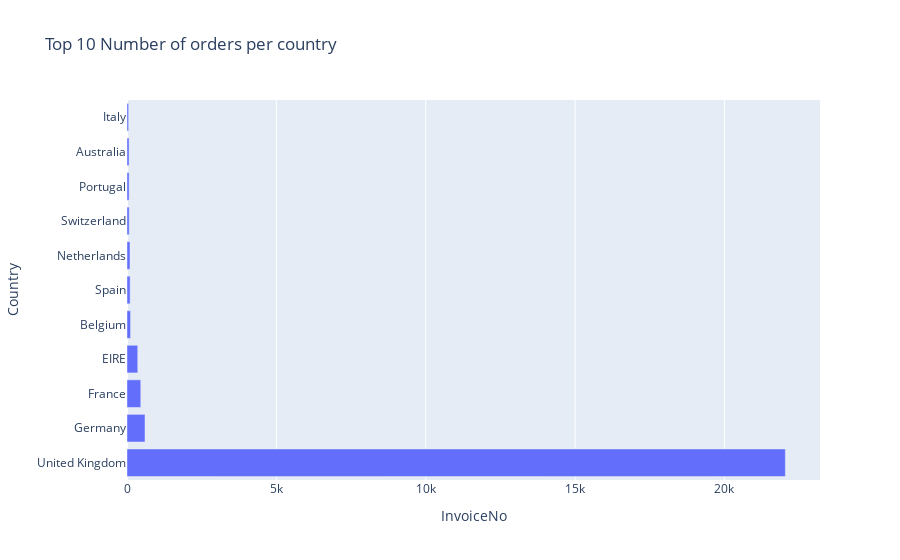

The cell this chart's notebook holds for it:
### Markdown cell above
## ***Exploratory Data Analysis***

### Code cell
Country_Data = df.groupby("Country")["InvoiceNo"].nunique().sort_values(ascending = False).reset_index().head(11)
fig = px.bar(Country_Data, x= "InvoiceNo", y='Country', title= "Top 10 Number of orders per country")
fig.show()

### Figure 1 — Plotly figure (JSON) as saved in the notebook; plotly's stock layout.template omitted (floating-point values rounded to 4 significant figures)
{"data": [{"alignmentgroup": "True", "hovertemplate": "InvoiceNo=%{x}<br>Country=%{y}<extra></extra>", "legendgroup": "", "marker": {"color": "#636efa", "pattern": {"shape": ""}}, "name": "", "offsetgroup": "", "orientation": "h", "showlegend": false, "textposition": "auto", "type": "bar", "x": [22040, 603, 461, 360, 119, 105, 101, 74, 71, 69, 55], "xaxis": "x", "y": ["United Kingdom", "Germany", "France", "EIRE", "Belgium", "Spain", "Netherlands", "Switzerland", "Portugal", "Australia", "Italy"], "yaxis": "y"}], "layout": {"barmode": "relative", "legend": {"tracegroupgap": 0}, "title": {"text": "Top 10 Number of orders per country"}, "xaxis": {"anchor": "y", "domain": [0, 1], "title": {"text": "InvoiceNo"}}, "yaxis": {"anchor": "x", "domain": [0, 1], "title": {"text": "Country"}}}}
